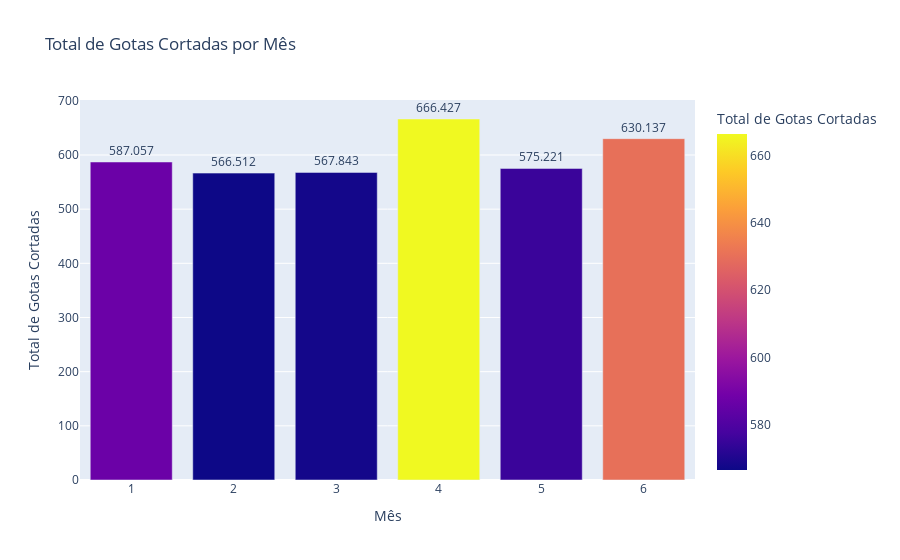

The code cell stored with this chart in its notebook:
### Code cell
fig_temp_perdas = px.bar(
    total_mensal_gotas, 
    x=total_mensal_gotas.index, 
    y='Gotas cortadas (toneladas)', 
    title='Total de Gotas Cortadas por Mês', 
    labels={'Mês': 'Mês', 'Gotas cortadas (toneladas)': 'Total de Gotas Cortadas'},
    color='Gotas cortadas (toneladas)'
)

fig_temp_perdas.update_traces(
    text=total_mensal_gotas['Gotas cortadas (toneladas)'],
    textposition='outside'
)

fig_temp_perdas.show()

### Figure 1 — Plotly figure (JSON) as saved in the notebook; plotly's stock layout.template omitted (floating-point values rounded to 4 significant figures)
{"data": [{"alignmentgroup": "True", "hovertemplate": "Mês=%{x}<br>Total de Gotas Cortadas=%{marker.color}<extra></extra>", "legendgroup": "", "marker": {"color": [666.4, 630.1, 587.1, 575.2, 567.8, 566.5], "coloraxis": "coloraxis", "pattern": {"shape": ""}}, "name": "", "offsetgroup": "", "orientation": "v", "showlegend": false, "text": [666.4, 630.1, 587.1, 575.2, 567.8, 566.5], "textposition": "outside", "type": "bar", "x": [4, 6, 1, 5, 3, 2], "xaxis": "x", "y": [666.4, 630.1, 587.1, 575.2, 567.8, 566.5], "yaxis": "y"}], "layout": {"barmode": "relative", "coloraxis": {"colorbar": {"title": {"text": "Total de Gotas Cortadas"}}, "colorscale": [[0, "#0d0887"], [0.1111, "#46039f"], [0.2222, "#7201a8"], [0.3333, "#9c179e"], [0.4444, "#bd3786"], [0.5556, "#d8576b"], [0.6667, "#ed7953"], [0.7778, "#fb9f3a"], [0.8889, "#fdca26"], [1, "#f0f921"]]}, "legend": {"tracegroupgap": 0}, "title": {"text": "Total de Gotas Cortadas por Mês"}, "xaxis": {"anchor": "y", "domain": [0, 1], "title": {"text": "Mês"}}, "yaxis": {"anchor": "x", "domain": [0, 1], "title": {"text": "Total de Gotas Cortadas"}}}}
